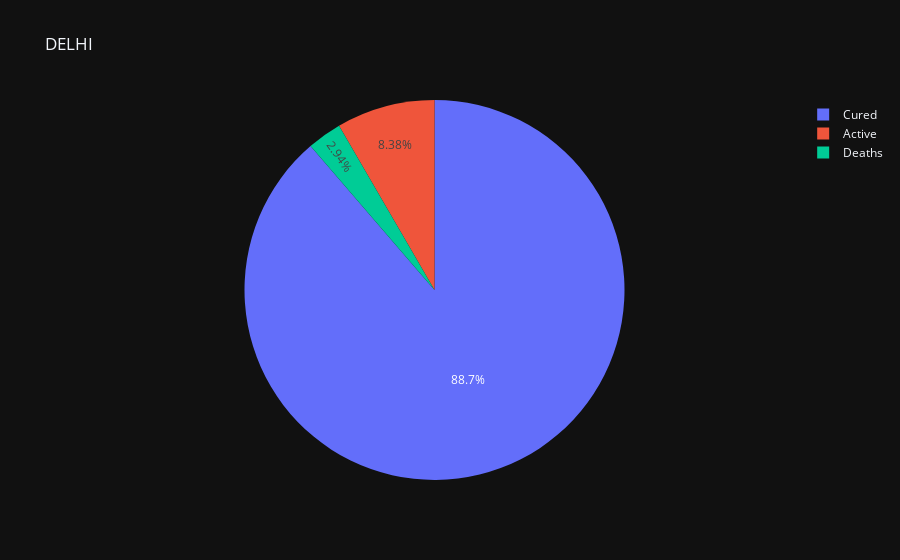

Notebook code for this chart:
### Code cell
DL_last = df.loc[df['State/UnionTerritory'] == 'Delhi'].tail(1)

values = [DL_last.Active.values[0], DL_last.Cured.values[0], DL_last.Deaths.values[0]]
names = ['Active', 'Cured', 'Deaths']
px.pie(values=values, names = names,template = 'plotly_dark', title='DELHI')

### Figure 1 — Plotly figure (JSON) as saved in the notebook; plotly's stock layout.template omitted (floating-point values rounded to 4 significant figures)
{"data": [{"domain": {"x": [0, 1], "y": [0, 1]}, "hovertemplate": "label=%{label}<br>value=%{value}<extra></extra>", "labels": ["Active", "Cured", "Deaths"], "legendgroup": "", "name": "", "showlegend": true, "type": "pie", "values": [10994, 116372, 3853]}], "layout": {"legend": {"tracegroupgap": 0}, "title": {"text": "DELHI"}}}
